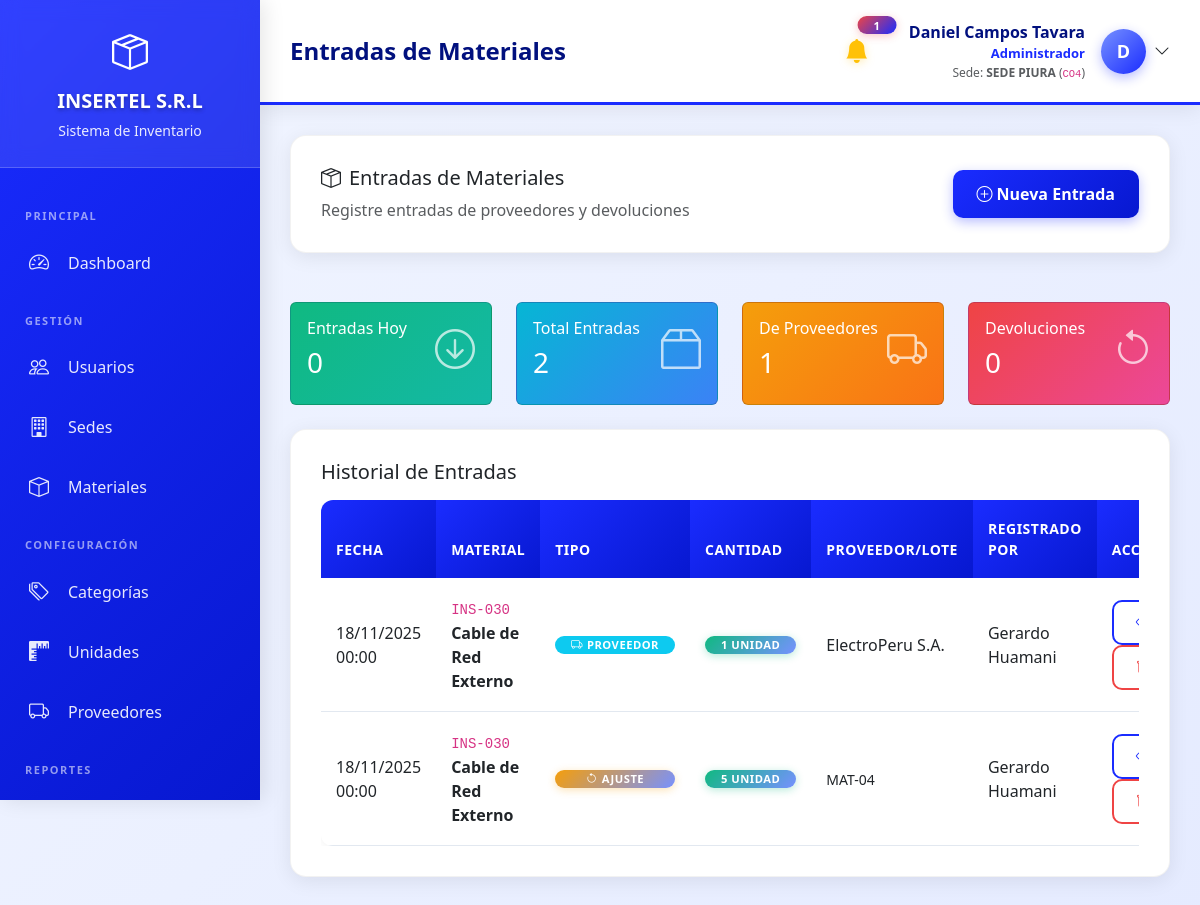
Page /views/admin/entradas_materiales.php (signed in) on the committed database.
### tables this page shows
CREATE TABLE `configuracion_sistema` (
  `id` int(11) NOT NULL,
  `clave` varchar(100) NOT NULL,
  `valor` text DEFAULT NULL,
  `descripcion` varchar(255) DEFAULT NULL,
  `tipo` enum('texto','numero','boolean','json') DEFAULT 'texto',
  `categoria` varchar(50) DEFAULT 'general',
  `updated_at` timestamp NOT NULL DEFAULT current_timestamp() ON UPDATE current_timestamp()
);

CREATE TABLE `entradas_materiales` (
  `id` int(11) NOT NULL,
  `movimiento_id` int(11) NOT NULL,
  `tipo_entrada` enum('proveedor','devolucion','ajuste') DEFAULT 'proveedor',
  `proveedor_id` int(11) DEFAULT NULL,
  `numero_lote` varchar(100) DEFAULT NULL,
  `fecha_entrada` date NOT NULL,
  `usuario_id` int(11) NOT NULL,
  `created_at` timestamp NOT NULL DEFAULT current_timestamp(),
  `updated_at` timestamp NOT NULL DEFAULT current_timestamp() ON UPDATE current_timestamp()
);

CREATE TABLE `materiales` (
  `id` int(11) NOT NULL,
  `codigo` varchar(50) DEFAULT NULL,
  `nombre` varchar(150) NOT NULL,
  `descripcion` text DEFAULT NULL,
  `categoria_id` int(11) DEFAULT NULL,
  `sede_id` int(11) DEFAULT NULL,
  `unidad` varchar(20) NOT NULL,
  `proveedor_id` int(11) DEFAULT NULL,
  `costo_unitario` decimal(10,2) DEFAULT 0.00,
  `stock_actual` int(11) DEFAULT 0,
  `stock_minimo` int(11) DEFAULT 0,
  `stock_maximo` int(11) DEFAULT 0,
  `ubicacion` varchar(100) DEFAULT NULL,
  `fecha_vencimiento` date DEFAULT NULL,
  `lote` varchar(100) DEFAULT NULL,
  `estado` enum('activo','inactivo') DEFAULT 'activo',
  `created_at` timestamp NOT NULL DEFAULT current_timestamp(),
  `updated_at` timestamp NOT NULL DEFAULT current_timestamp() ON UPDATE current_timestamp()
);

CREATE TABLE `movimientos_inventario` (
  `id` int(11) NOT NULL,
  `material_id` int(11) NOT NULL,
  `tipo_movimiento` enum('entrada','salida','ajuste') NOT NULL,
  `cantidad` int(11) NOT NULL,
  `motivo` varchar(255) DEFAULT NULL,
  `usuario_id` int(11) NOT NULL,
  `sede_id` int(11) DEFAULT NULL,
  `tecnico_asignado_id` int(11) DEFAULT NULL,
  `fecha_movimiento` datetime DEFAULT current_timestamp(),
  `documento_referencia` varchar(100) DEFAULT NULL,
  `observaciones` text DEFAULT NULL,
  `created_at` timestamp NOT NULL DEFAULT current_timestamp()
);

CREATE TABLE `proveedores` (
  `id` int(11) NOT NULL,
  `nombre` varchar(150) NOT NULL,
  `ruc` varchar(20) DEFAULT NULL,
  `direccion` varchar(255) DEFAULT NULL,
  `telefono` varchar(20) DEFAULT NULL,
  `email` varchar(100) DEFAULT NULL,
  `contacto` varchar(100) DEFAULT NULL,
  `estado` enum('activo','inactivo') DEFAULT 'activo',
  `created_at` timestamp NOT NULL DEFAULT current_timestamp()
);

CREATE TABLE `usuarios` (
  `id` int(11) NOT NULL,
  `username` varchar(50) NOT NULL,
  `password` varchar(255) NOT NULL,
  `nombre_completo` varchar(150) NOT NULL,
  `email` varchar(100) DEFAULT NULL,
  `telefono` varchar(20) DEFAULT NULL,
  `imagen_perfil` varchar(255) DEFAULT NULL,
  `rol_id` int(11) NOT NULL,
  `sede_id` int(11) DEFAULT NULL,
  `estado` enum('activo','inactivo') DEFAULT 'activo',
  `ultimo_acceso` datetime DEFAULT NULL,
  `created_at` timestamp NOT NULL DEFAULT current_timestamp(),
  `updated_at` timestamp NOT NULL DEFAULT current_timestamp() ON UPDATE current_timestamp()
);

### views/admin/entradas_materiales.php (called while the page is built, shortened)
<?php
require_once '../../config/functions.php';
include '../almacen/entradas_materiales.php';

### config/functions.php (called while the page is built, shortened)
<?php
function obtenerNombreEmpresa()
{
    static $nombre_empresa = null;
    if ($nombre_empresa === null) {
        try {
            $database = new Database();
            $db = $database->getConnection();
            $stmt = $db->prepare("SELECT valor FROM configuracion_sistema WHERE clave = 'empresa_nombre' LIMIT 1");
            $stmt->execute();
            $result = $stmt->fetch(PDO::FETCH_ASSOC);
            $nombre_empresa = $result['valor'] ?? 'INSERTEL S.R.L.';
        } catch (Exception $e) {
            $nombre_empresa = 'INSERTEL S.R.L.';
        }
    }
    return $nombre_empresa;
}
function tieneRol($rol_id)
{
    return isset($_SESSION['rol_id']) && (int)$_SESSION['rol_id'] === (int)$rol_id;
}
function obtenerSedeActual()
{
    return $_SESSION['sede_id'] ?? null;
}
function formatearFechaHora($fecha, $formato = 'd/m/Y H:i')
{
    $date = new DateTime($fecha);
    return $date->format($formato);
}

### views/almacen/entradas_materiales.php (the view, shortened to what this page needs)
<?php
require_once '../../config/functions.php';
$database = new Database();
$db = $database->getConnection();
$query_entradas = "SELECT em.*, m.nombre as material_nombre, m.codigo, m.unidad,
                          p.nombre as proveedor_nombre, u.nombre_completo as usuario_nombre,
                          mi.cantidad
                   FROM entradas_materiales em
                   LEFT JOIN movimientos_inventario mi ON em.movimiento_id = mi.id
                   LEFT JOIN materiales m ON mi.material_id = m.id
                   LEFT JOIN proveedores p ON em.proveedor_id = p.id
                   LEFT JOIN usuarios u ON em.usuario_id = u.id";
if (!esSuperAdmin()) {
    $sede_actual = obtenerSedeActual();
    if ($sede_actual) {
        $query_entradas .= " WHERE mi.sede_id = :sede_id";
    }
}
$query_entradas .= " ORDER BY em.fecha_entrada DESC LIMIT 50";
$stmt_entradas = $db->prepare($query_entradas);
if (!esSuperAdmin()) {
    $sede_actual = obtenerSedeActual();
    if ($sede_actual) {
        $stmt_entradas->bindParam(':sede_id', $sede_actual);
    }
}
$stmt_entradas->execute();
$entradas = $stmt_entradas->fetchAll(PDO::FETCH_ASSOC);
$page_title = "Entradas de Materiales";
include '../layouts/header.php';
?>
<div class="row mb-4">
    <div class="col-12">
        <div class="content-card">
            <div class="d-flex justify-content-between align-items-center">
                <div>
                    <h5><i class="bi bi-box-seam me-2"></i>Entradas de Materiales</h5>
                    <p class="text-muted mb-0">Registre entradas de proveedores y devoluciones</p>
                </div>
                <button type="button" class="btn btn-primary" data-bs-toggle="modal" data-bs-target="#modalNuevaEntrada">
                    <i class="bi bi-plus-circle me-1"></i>Nueva Entrada
                </button>
            </div>
        </div>
    </div>
</div>
<div class="row mb-4">
    <div class="col-md-3">
        <div class="card bg-gradient-success text-white">
            <div class="card-body">
                <div class="d-flex justify-content-between">
                    <div>
                        <h6 class="card-title">Entradas Hoy</h6>
                        <h3><?php
                            $hoy = date('Y-m-d');
                            $count_hoy = count(array_filter($entradas, function($e) use ($hoy) {
                                return date('Y-m-d', strtotime($e['fecha_entrada'])) === $hoy;
                            }));
                            echo $count_hoy;
                        ?></h3>
                    </div>
                    <i class="bi bi-arrow-down-circle" style="font-size: 2.5rem; opacity: 0.7;"></i>
                </div>
            </div>
        </div>
    </div>
    <div class="col-md-3">
        <div class="card bg-gradient-info text-white">
            <div class="card-body">
                <div class="d-flex justify-content-between">
                    <div>
                        <h6 class="card-title">Total Entradas</h6>
                        <h3><?php echo count($entradas); ?></h3>
                    </div>
                    <i class="bi bi-box2" style="font-size: 2.5rem; opacity: 0.7;"></i>
                </div>
            </div>
        </div>
    </div>
    <div class="col-md-3">
        <div class="card bg-gradient-warning text-white">
            <div class="card-body">
                <div class="d-flex justify-content-between">
                    <div>
                        <h6 class="card-title">De Proveedores</h6>
                        <h3><?php
                            $count_prov = count(array_filter($entradas, function($e) {
                                return $e['tipo_entrada'] === 'proveedor';
                            }));
                            echo $count_prov;
                        ?></h3>
                    </div>
                    <i class="bi bi-truck" style="font-size: 2.5rem; opacity: 0.7;"></i>
                </div>
            </div>
        </div>
    </div>
    <div class="col-md-3">
        <div class="card bg-gradient-danger text-white">
            <div class="card-body">
                <div class="d-flex justify-content-between">
                    <div>
                        <h6 class="card-title">Devoluciones</h6>
                        <h3><?php
                            $count_dev = count(array_filter($entradas, function($e) {
                                return $e['tipo_entrada'] === 'devolucion';
                            }));
                            echo $count_dev;
                        ?></h3>
                    </div>
                    <i class="bi bi-arrow-counterclockwise" style="font-size: 2.5rem; opacity: 0.7;"></i>
                </div>
            </div>
        </div>
    </div>
</div>
<div class="row">
    <div class="col-12">
        <div class="content-card">
            <h5 class="mb-3">Historial de Entradas</h5>
            <div class="table-responsive">
                <table class="table table-hover">
                    <thead>
                        <tr>
                            <th>Fecha</th>
                            <th>Material</th>
                            <th>Tipo</th>
                            <th>Cantidad</th>
                            <th>Proveedor/Lote</th>
                            <th>Registrado por</th>
                            <th>Acciones</th>
                        </tr>
                    </thead>
                    <tbody>
                        <?php if (empty($entradas)): ?>
                        <tr>
                            <td colspan="8" class="text-center text-muted py-4">No hay entradas registradas</td>
                        </tr>
                        <?php else: ?>
                            <?php foreach ($entradas as $entrada): ?>
                            <tr>
                                <td><?php echo formatearFechaHora($entrada['fecha_entrada']); ?></td>
                                <td>
                                    <code><?php echo $entrada['codigo']; ?></code>
                                    <strong class="d-block"><?php echo $entrada['material_nombre']; ?></strong>
                                </td>
                                <td>
                                    <?php
                                    $badge_class = $entrada['tipo_entrada'] === 'proveedor' ? 'bg-info' : 'bg-warning';
                                    $icon = $entrada['tipo_entrada'] === 'proveedor' ? 'truck' : 'arrow-counterclockwise';
                                    ?>
                                    <span class="badge <?php echo $badge_class; ?>">
                                        <i class="bi bi-<?php echo $icon; ?> me-1"></i>
                                        <?php echo ucfirst($entrada['tipo_entrada']); ?>
                                    </span>
                                </td>
                                <td>
                                    <span class="badge bg-success"><?php echo $entrada['cantidad']; ?> <?php echo $entrada['unidad']; ?></span>
                                </td>
                                <td>
                                    <?php if ($entrada['tipo_entrada'] === 'proveedor'): ?>
                                        <?php echo $entrada['proveedor_nombre'] ?? '-'; ?>
                                    <?php else: ?>
                                        <small><?php echo $entrada['numero_lote']; ?></small>
                                    <?php endif; ?>
                                </td>
                                <td><?php echo $entrada['usuario_nombre']; ?></td>
                                <td>
                                    <button type="button" class="btn btn-sm btn-outline-primary"
                                            onclick="verDetalleEntrada(<?php echo htmlspecialchars(json_encode($entrada)); ?>)">
                                        <i class="bi bi-eye"></i>
                                    </button>
                                    <button type="button" class="btn btn-sm btn-outline-danger" onclick="confirmarEliminacion(<?php echo $entrada['id']; ?>, 'entrada')">
                                        <i class="bi bi-trash"></i>
                                    </button>
                                </td>
                            </tr>
                            <?php endforeach; ?>
                        <?php endif; ?>
                    </tbody>
                </table>
            </div>
        </div>
    </div>
</div>
<?php include '../layouts/footer.php'; ?>

### views/layouts/header.php (shortened to what this page needs)
<?php
$nombre_empresa = obtenerNombreEmpresa();
?>
<!DOCTYPE html>
<html lang="es">
<head>
    <link href="https://cdn.jsdelivr.net/npm/bootstrap@5.3.0/dist/css/bootstrap.min.css" rel="stylesheet">
    <link rel="stylesheet" href="https://cdn.jsdelivr.net/npm/bootstrap-icons@1.11.0/font/bootstrap-icons.css">
</head>
<body>
    <div class="sidebar">
        <div class="sidebar-header">
            <i class="bi bi-box-seam" style="font-size: 36px;"></i>
            <h4><?php echo $nombre_empresa; ?></h4>
            <small>Sistema de Inventario</small>
        </div>
        <div class="sidebar-menu">
            <?php
            if (tieneRol(ROL_SUPERADMIN)) {
                include 'menu_superadmin.php';
            } elseif (tieneRol(ROL_ADMINISTRADOR)) {
                include 'menu_admin.php';
            } elseif (tieneRol(ROL_JEFE_ALMACEN)) {
                include 'menu_jefe.php';
            } elseif (tieneRol(ROL_ASISTENTE_ALMACEN)) {
                include 'menu_asistente.php';
            } elseif (tieneRol(ROL_TECNICO)) {
                include 'menu_tecnico.php';
            }
            ?>
        </div>
    </div>
    <div class="main-content">
        <div class="topbar">
            <h5><?php echo $page_title ?? 'Dashboard'; ?></h5>
            <div class="user-info">
                <?php include __DIR__ . '/../../components/alertas_stock.php'; ?>
                <div class="dropdown">
                    <div class="d-flex align-items-center cursor-pointer" data-bs-toggle="dropdown" aria-expanded="false">
                        <div class="user-details me-3">
                            <div class="user-name"><?php echo $_SESSION['nombre_completo']; ?></div>
                            <div class="user-role"><?php echo $_SESSION['rol_nombre']; ?></div>
                            <?php if (!tieneRol(ROL_SUPERADMIN) && isset($_SESSION['sede_nombre'])): ?>
                                <div class="text-muted" style="font-size: 12px;">
                                    Sede: <strong><?php echo $_SESSION['sede_nombre']; ?></strong>
                                    <?php if (!empty($_SESSION['sede_codigo'])): ?>
                                        (<code><?php echo $_SESSION['sede_codigo']; ?></code>)
                                    <?php endif; ?>
                                </div>
                            <?php endif; ?>
                        </div>
                        <div class="user-avatar">
                            <?php echo strtoupper(substr($_SESSION['nombre_completo'], 0, 1)); ?>
                        </div>
                        <i class="bi bi-chevron-down ms-2"></i>
                    </div>
                </div>
            </div>
        </div>
        <div class="content-area">

### components/alertas_stock.php (style rules this page uses)
.badge { font-size: 0.7rem; min-width: 18px; height: 18px; display: flex; align-items: center; justify-content: center; }

### views/almacen/entradas_materiales.php (style rules this page uses)
.bg-gradient-success { background: linear-gradient(135deg, #10b981 0%, #14b8a6 100%); }
.bg-gradient-info { background: linear-gradient(135deg, #06b6d4 0%, #3b82f6 100%); }
.bg-gradient-warning { background: linear-gradient(135deg, #f59e0b 0%, #f97316 100%); }
.bg-gradient-danger { background: linear-gradient(135deg, #ef4444 0%, #ec4899 100%); }

### rows in the picture
configuracion_sistema: valor "INSERTEL S.R.L"
entradas_materiales: fecha_entrada "18/11/2025 00:00", materiales.codigo "INS-030", materiales.nombre "Cable de Red Externo", tipo_entrada "PROVEEDOR", movimiento.cantidad "1", materiales.unidad "UNIDAD", proveedor.nombre "ElectroPeru S.A.", usuario.nombre_completo "Gerardo Huamani"
entradas_materiales: fecha_entrada "18/11/2025 00:00", materiales.codigo "INS-030", materiales.nombre "Cable de Red Externo", tipo_entrada "AJUSTE", movimiento.cantidad "5", materiales.unidad "UNIDAD", numero_lote "MAT-04", usuario.nombre_completo "Gerardo Huamani"

### other values in the picture
$page_title "Entradas de Materiales"
$total_alertas "1"
$_SESSION['nombre_completo'] "Daniel Campos Tavara"
$_SESSION['rol_nombre'] "Administrador"
$_SESSION['sede_nombre'] "SEDE PIURA"
$_SESSION['sede_codigo'] "CO4"
substr($_SESSION['nombre_completo'], 0, 1) "D"
$count_hoy "0"
count($entradas) "2"
$count_prov "1"
$count_dev "0"
